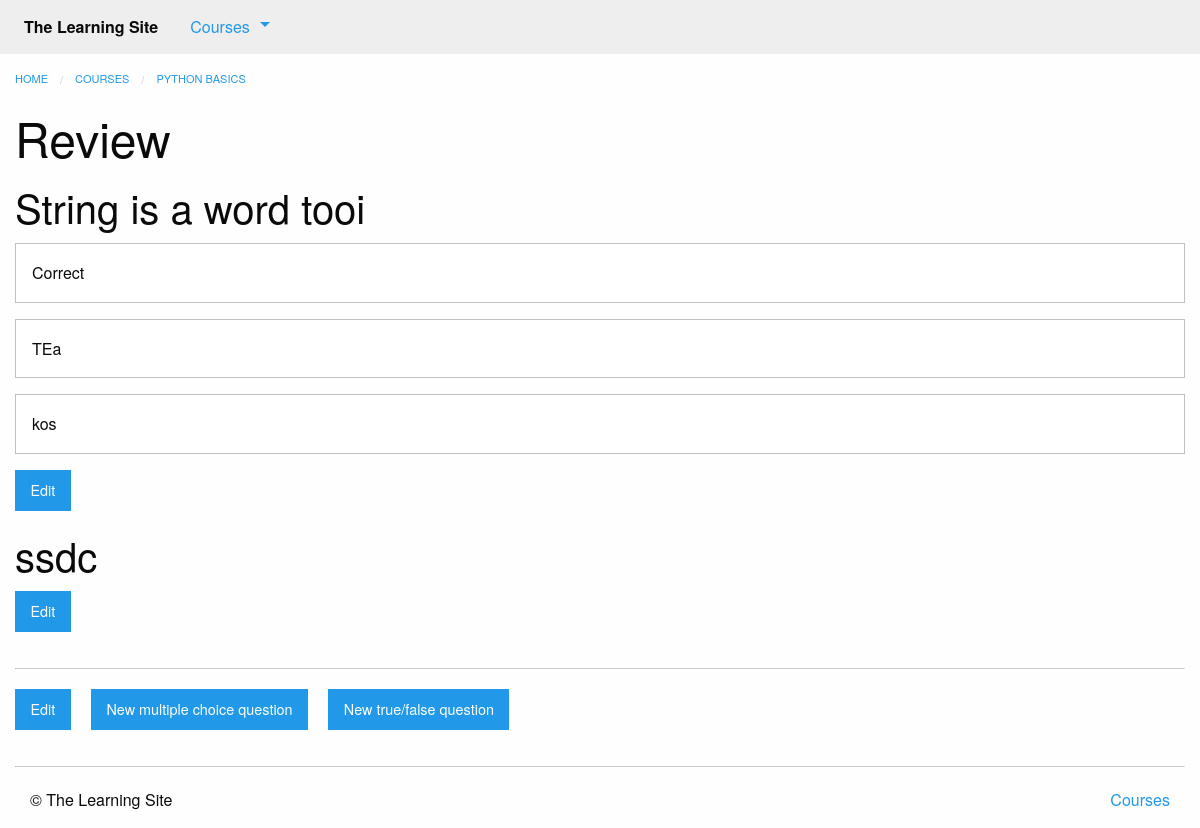
The page /courses/1/q1/ (signed in) on the database its author committed.
### courses/models.py (models this page shows, shortened)
class Step(models.Model):
    title = models.CharField(max_length=255)
    description = models.TextField()
    order = models.IntegerField(default=0)
    course = models.ForeignKey(Course)
    class Meta:
        abstract = True
        ordering = ['order',]

class Quiz(Step):
    total_questions = models.IntegerField(default=4)
    class Meta:
        verbose_name_plural = "Quizzes"

class Course(models.Model):
    created_at = models.DateTimeField(auto_now_add=True)
    title = models.CharField(max_length=255)
    description = models.TextField()

class Question(models.Model):
    quiz = models.ForeignKey(Quiz)
    order = models.IntegerField(default=0)
    prompt = models.TextField()
    class Meta:
        ordering = ['order',]

class Answer(models.Model):
    question = models.ForeignKey(Question)
    order = models.IntegerField(default=0)
    text = models.CharField(max_length=255)
    correct = models.BooleanField(default=False)
    class Meta:
        ordering = ['order',]

### courses/views.py (the view)
# urls.py: url(r'(?P<course_pk>\d+)/q(?P<step_pk>\d+)/$', views.quiz_detail,
def quiz_detail(request, course_pk, step_pk):
    step = get_object_or_404(models.Quiz, course_id=course_pk, pk=step_pk)
    return render(request, 'courses/quiz_detail.html', {'step': step})

### courses/templatetags/course_extras.py (called while the page is built)
@register.inclusion_tag('courses/course_nav.html')
def nav_courses_list():
    courses = Course.objects.all()[:5]
    return {'courses': courses}

### courses/templates/courses/quiz_detail.html (shortened to what this page needs)
{% extends "courses/layout.html" %}
{% load course_extras %}
{% block breadcrumbs %}
    <li><a href="{% url 'courses:detail' pk=step.course.pk %}">{{ step.course.title }}</a></li>
{% endblock %}
{% block content %}
    <div class="row columns">
        <article>
            {{ block.super }}
            <h1>{{ step.title }}</h1>
            <ul class="no-bullet">
            	{% for question in step.question_set.all %}
            	<li>
            		<h2>{{ question.prompt }}</h2>
            		{% for answer in question.answer_set.all %}
            			<div class="callout">{{ answer.text }}</div>
            		{% endfor %}
            		{% if user.is_authenticated %}
            			<a href="{% url 'courses:edit_question' question_pk=question.pk quiz_pk=step.pk %}" class="button">Edit</a>
            		{% endif %}
            	</li>
            	{% endfor %}
            </ul>
        </article>
        {% if user.is_authenticated %}
        <hr>
        <a href="{% url 'courses:edit_quiz' course_pk=step.course.pk quiz_pk=step.pk %}" class="button">Edit</a>
        <a href="{% url 'courses:create_question' quiz_pk=step.pk question_type='mc' %}" class="button">New multiple choice question</a>
        <a href="{% url 'courses:create_question' quiz_pk=step.pk question_type='tf' %}" class="button">New true/false question</a>
        {% endif %}
    </div>
{% endblock %}

### rows shown on the page
Quiz: course "PYTHON BASICS", title "Review"
Question: prompt "String is a word tooi"
Answer: text "Correct"
Answer: text "TEa"
Answer: text "kos"
Question: prompt "ssdc"
